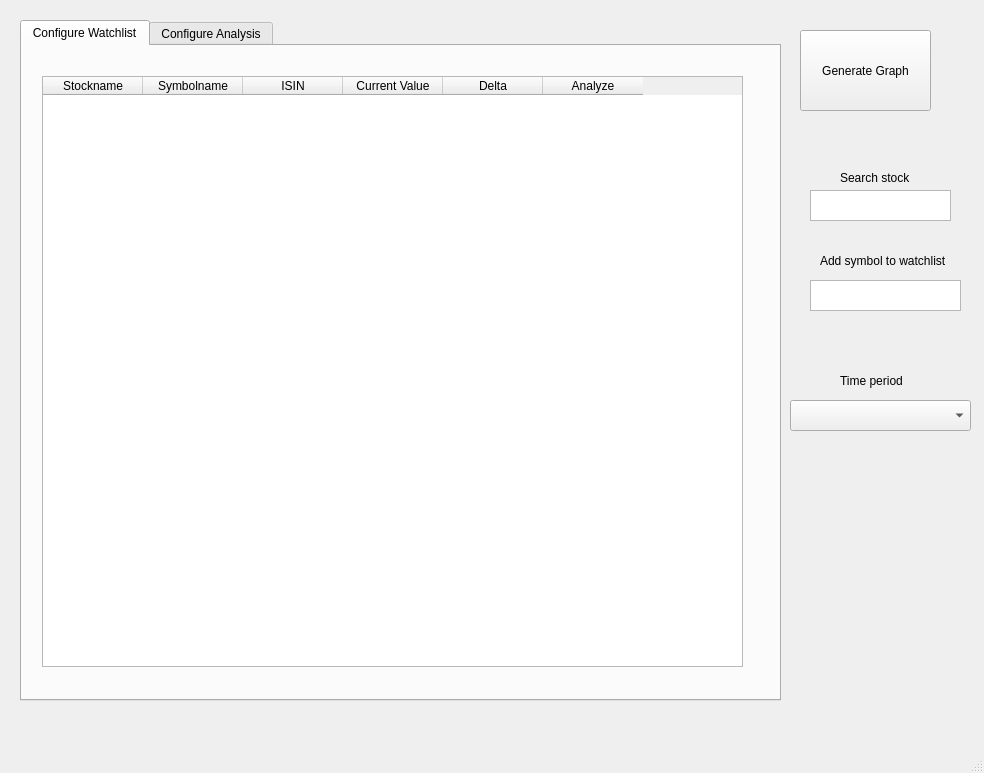
<?xml version="1.0" encoding="UTF-8"?>
<ui version="4.0">
 <class>frame_main</class>
 <widget class="QMainWindow" name="frame_main">
  <property name="geometry">
   <rect>
    <x>0</x>
    <y>0</y>
    <width>984</width>
    <height>773</height>
   </rect>
  </property>
  <property name="windowTitle">
   <string>MainWindow</string>
  </property>
  <widget class="QWidget" name="centralwidget">
   <widget class="QPushButton" name="button_genGraph">
    <property name="geometry">
     <rect>
      <x>800</x>
      <y>30</y>
      <width>131</width>
      <height>81</height>
     </rect>
    </property>
    <property name="text">
     <string>Generate Graph</string>
    </property>
   </widget>
   <widget class="QTabWidget" name="tabWidget">
    <property name="geometry">
     <rect>
      <x>20</x>
      <y>20</y>
      <width>761</width>
      <height>681</height>
     </rect>
    </property>
    <property name="currentIndex">
     <number>0</number>
    </property>
    <widget class="QWidget" name="tab_watchlist">
     <attribute name="title">
      <string>Configure Watchlist</string>
     </attribute>
     <widget class="QTableWidget" name="tableWidget">
      <property name="geometry">
       <rect>
        <x>20</x>
        <y>30</y>
        <width>701</width>
        <height>591</height>
       </rect>
      </property>
      <property name="sortingEnabled">
       <bool>true</bool>
      </property>
      <column>
       <property name="text">
        <string>Stockname</string>
       </property>
      </column>
      <column>
       <property name="text">
        <string>Symbolname</string>
       </property>
      </column>
      <column>
       <property name="text">
        <string>ISIN</string>
       </property>
      </column>
      <column>
       <property name="text">
        <string>Current Value</string>
       </property>
      </column>
      <column>
       <property name="text">
        <string>Delta</string>
       </property>
      </column>
      <column>
       <property name="text">
        <string>Analyze</string>
       </property>
      </column>
     </widget>
    </widget>
    <widget class="QWidget" name="tab_analysis">
     <attribute name="title">
      <string>Configure Analysis</string>
     </attribute>
     <widget class="QTableWidget" name="tableWidget_2">
      <property name="geometry">
       <rect>
        <x>50</x>
        <y>50</y>
        <width>471</width>
        <height>531</height>
       </rect>
      </property>
      <column>
       <property name="text">
        <string>Statistical Method</string>
       </property>
      </column>
      <column>
       <property name="text">
        <string>Value</string>
       </property>
      </column>
     </widget>
     <widget class="QComboBox" name="comboBox">
      <property name="geometry">
       <rect>
        <x>550</x>
        <y>100</y>
        <width>181</width>
        <height>31</height>
       </rect>
      </property>
     </widget>
     <widget class="QLabel" name="label_3">
      <property name="geometry">
       <rect>
        <x>580</x>
        <y>70</y>
        <width>111</width>
        <height>21</height>
       </rect>
      </property>
      <property name="text">
       <string>Statistical Method</string>
      </property>
     </widget>
     <widget class="QPlainTextEdit" name="plainTextEdit_3">
      <property name="geometry">
       <rect>
        <x>580</x>
        <y>230</y>
        <width>111</width>
        <height>31</height>
       </rect>
      </property>
     </widget>
     <widget class="QLabel" name="label_4">
      <property name="geometry">
       <rect>
        <x>600</x>
        <y>200</y>
        <width>111</width>
        <height>21</height>
       </rect>
      </property>
      <property name="text">
       <string>Input value</string>
      </property>
     </widget>
    </widget>
   </widget>
   <widget class="QLabel" name="label">
    <property name="geometry">
     <rect>
      <x>820</x>
      <y>250</y>
      <width>131</width>
      <height>21</height>
     </rect>
    </property>
    <property name="text">
     <string>Add symbol to watchlist</string>
    </property>
   </widget>
   <widget class="QPlainTextEdit" name="plainTextEdit">
    <property name="geometry">
     <rect>
      <x>810</x>
      <y>280</y>
      <width>151</width>
      <height>31</height>
     </rect>
    </property>
   </widget>
   <widget class="QPlainTextEdit" name="plainTextEdit_2">
    <property name="geometry">
     <rect>
      <x>810</x>
      <y>190</y>
      <width>141</width>
      <height>31</height>
     </rect>
    </property>
   </widget>
   <widget class="QLabel" name="label_2">
    <property name="geometry">
     <rect>
      <x>840</x>
      <y>170</y>
      <width>81</width>
      <height>16</height>
     </rect>
    </property>
    <property name="text">
     <string>Search stock</string>
    </property>
   </widget>
   <widget class="QComboBox" name="comboBox_2">
    <property name="geometry">
     <rect>
      <x>790</x>
      <y>400</y>
      <width>181</width>
      <height>31</height>
     </rect>
    </property>
   </widget>
   <widget class="QLabel" name="label_5">
    <property name="geometry">
     <rect>
      <x>840</x>
      <y>370</y>
      <width>81</width>
      <height>21</height>
     </rect>
    </property>
    <property name="text">
     <string>Time period</string>
    </property>
   </widget>
  </widget>
  <widget class="QMenuBar" name="menubar">
   <property name="geometry">
    <rect>
     <x>0</x>
     <y>0</y>
     <width>984</width>
     <height>22</height>
    </rect>
   </property>
  </widget>
  <widget class="QStatusBar" name="statusbar"/>
 </widget>
 <resources/>
 <connections/>
</ui>
